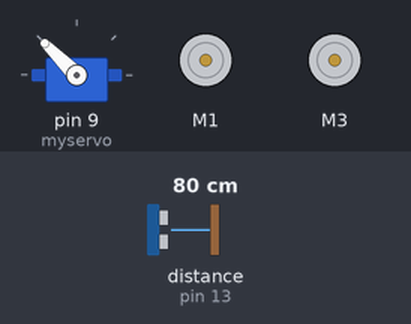
A sketch run on a simulated Arduino Uno, built with avr-gcc and run on an emulated ATmega328P. Shown: servo, 2 × DC motor (green arrow = forward, orange = backward, longer = faster). Wiring (inferred from the names in the program): ultrasonic range finder: trigger pin 12; echo pin 13. The test bench sets the inputs (shaded band); at power-on: distance to the obstacle (sensor on pin 13) 80 cm. The echo pulse lasts 58.3 µs per cm; what the sketch prints to the serial monitor is not drawn.

Above: at 4.2 s.
4.3 s: distance to the obstacle (sensor on pin 13) set to 2 cm
At 6.7 s:
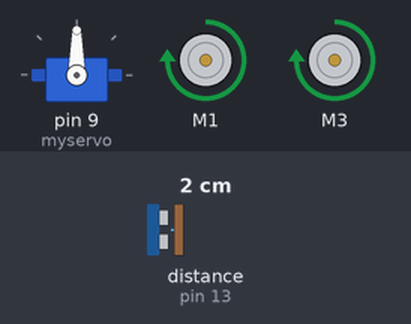
9.6 s: distance to the obstacle (sensor on pin 13) set to 4 cm
At 14.0 s:
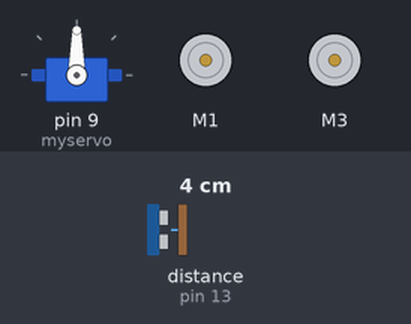
Timing chart, 0 to 17.8 s (numbered marks = the images above; inputs shaded):
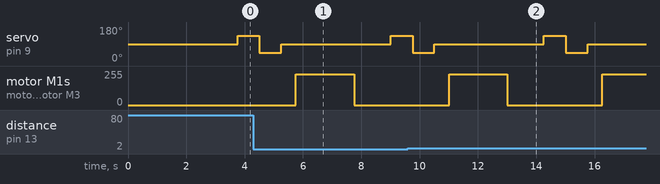

The sketch:

TwoWheeledTiger.ino
```cpp
#include <AFMotor.h>
#include <Servo.h>

  AF_DCMotor motorR(1);
  AF_DCMotor motorL(3);
  Servo myservo;
  int pos = 0;    // variable to store the servo position
  int buttonInput = 0;
  int motorSpeed = 1000;

  #define trigPin 12
  #define echoPin 13


void setup() {
  // put your setup code here, to run once:
  myservo.attach(9);
  Serial.begin(9600);
  pinMode(trigPin, OUTPUT);
  pinMode(echoPin, INPUT);
  myservo.write(90);
  delay(3000);
}

void loop() {


  long distanceFront, distanceLeft, distanceRight, randNumber;


  distanceFront, distanceRight, distanceLeft = 0;
  //Look for straight ahead obstacles.
  myservo.write(90);
  delay(750);
  distanceFront = findDistance();
  //Serial.println("Front Distance: " + distanceFront);

  //Left obstacles
  myservo.write(135);
  delay(750);
  distanceLeft = findDistance();
  //Serial.println("Left Distance: " + distanceLeft);

  //Right obstacles
    myservo.write(45);
  delay(750);
  distanceRight = findDistance();

   myservo.write(90);
   delay(500);

  if (distanceFront > 0 && distanceRight > 0 && distanceLeft > 0)
  {

      if (distanceFront > distanceRight && distanceFront > distanceLeft)
      {
        //Go Forward
        goForward(2000, motorSpeed);
      }
      else if (distanceRight > distanceLeft && distanceRight > distanceFront)
      {
        turnRight(250, motorSpeed);
        goForward(2000, motorSpeed);
      }
      else if (distanceLeft > distanceRight && distanceLeft > distanceFront)
      {
        turnLeft(250, motorSpeed);
        goForward(2000, motorSpeed);
      }
      else
      {
        goForward(2000, motorSpeed);
      }
  }
  delay(500);
}

 long findDistance()
 {

   long duration = 0;
   long distance = 0;
   digitalWrite(trigPin, LOW);
   delayMicroseconds(2);

   digitalWrite(trigPin, HIGH);
   delayMicroseconds(5);

   digitalWrite(trigPin, LOW);
   duration = pulseIn(echoPin, HIGH);
   Serial.println(duration);
   distance = duration/58.2;
   Serial.println("Distance: " + distance);
   return distance;
 }

  void sweepServoRight() {
      for(pos = 0; pos <= 180; pos += 1) // goes from 0 degrees to 180 degrees
      {                                  // in steps of 1 degree
          myservo.write(pos);              // tell servo to go to position in variable 'pos'
          delay(15);                       // waits 15ms for the servo to reach the position
      }
  }

  void sweepServoLeft(){
    for(pos = 180; pos>=0; pos-=1)     // goes from 180 degrees to 0 degrees
    {
        myservo.write(pos);              // tell servo to go to position in variable 'pos'
        delay(15);                       // waits 15ms for the servo to reach the position
    }
  }

  //This will have the robot move forward for 1 second.
  void goForward(int duration, int speedVal){
       motorR.run(FORWARD);
       motorL.run(FORWARD);
       motorR.setSpeed(speedVal);
       motorL.setSpeed(speedVal);
       delay(duration);

       motorR.setSpeed(0);
       motorL.setSpeed(0);
  }

  //This will have the robot move backward for 1 second.
  void goBackward(int duration, int speedVal){
       motorR.run(BACKWARD);
       motorL.run(BACKWARD);
       motorR.setSpeed(speedVal);
       motorL.setSpeed(speedVal);
       delay(duration);

       motorR.setSpeed(0);
       motorL.setSpeed(0);
  }

    //This will have the robot turn Right.
  void turnRight(int duration, int speedVal){
       motorR.run(BACKWARD);
       motorL.run(FORWARD);
       motorR.setSpeed(speedVal);
       motorL.setSpeed(speedVal);
       delay(duration);

       motorR.setSpeed(0);
       motorL.setSpeed(0);
  }

    //This will have the robot turnLeft.
  void turnLeft(int duration, int speedVal){
       motorR.run(FORWARD);
       motorL.run(BACKWARD);
       motorR.setSpeed(speedVal);
       motorL.setSpeed(speedVal);
       delay(duration);

       motorR.setSpeed(0);
       motorL.setSpeed(0);
  }
```
